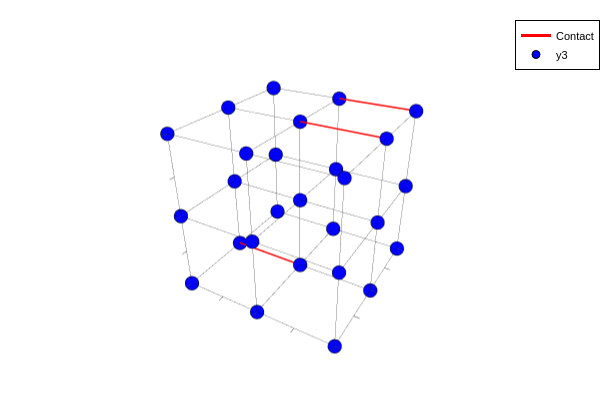

Notebook cell for this chart:
### Code cell
function plot_cube_ctc_map(x, y, z, lx, ly, lz, edges_to_highlight)
    # ----- skeleton -----
    p = plot(lx, ly, lz, color=:black, alpha=0.5, lw=1, label="")
    
    # ----- Highlighted_edges -----
    hx, hy, hz = Float64[], Float64[], Float64[]
    for (n1, n2) in edges_to_highlight
        c1 = id_to_coords(n1)
        c2 = id_to_coords(n2)
        
        append!(hx, [c1[1], c2[1], NaN])
        append!(hy, [c1[2], c2[2], NaN])
        append!(hz, [c1[3], c2[3], NaN])
    end
    
    # plotting ctcmap over skeleton
    plot!(p, hx, hy, hz, color=:red, lw=3, label="Contact")

    # ----- nodes -----
    scatter!(p, x, y, z, 
            markersize=4, 
            markercolor=:blue,
            xlims = (0, 2),
            ylims = (0, 2),
            zlims = (0, 2),
            hover = indices_hover,
            showaxis=false,
            grid=false,
            ticks=false,
            aspect_ratio=:equal)

    return p
end

# Exemple d'utilisation avec ta liste de tuples
liste_tuples = [(23, 24), (26,27), (4,5)]
p = plot_cube_ctc_map(x, y, z, lx, ly, lz, liste_tuples)
display(p)

### Figure 1 — Plotly figure (JSON) as saved in the notebook; plotly's stock layout.template omitted (floating-point values rounded to 4 significant figures)
{"data": [{"colorbar": {"len": 0.9803, "title": "", "x": 0.8268, "y": 0.5}, "legendgroup": "", "line": {"color": "rgba(0, 0, 0, 0.500)", "dash": "solid", "shape": "linear", "width": 1}, "mode": "lines", "name": "", "scene": "scene", "showlegend": false, "type": "scatter3d", "x": [0, 2], "xaxis": "x", "y": [0, 0], "yaxis": "y", "z": [0, 0], "zaxis": "z"}, {"colorbar": {"len": 0.9803, "title": "", "x": 0.8268, "y": 0.5}, "legendgroup": "", "line": {"color": "rgba(0, 0, 0, 0.500)", "dash": "solid", "shape": "linear", "width": 1}, "mode": "lines", "name": "", "scene": "scene", "showlegend": false, "type": "scatter3d", "x": [0, 0], "xaxis": "x", "y": [0, 2], "yaxis": "y", "z": [0, 0], "zaxis": "z"}, {"colorbar": {"len": 0.9803, "title": "", "x": 0.8268, "y": 0.5}, "legendgroup": "", "line": {"color": "rgba(0, 0, 0, 0.500)", "dash": "solid", "shape": "linear", "width": 1}, "mode": "lines", "name": "", "scene": "scene", "showlegend": false, "type": "scatter3d", "x": [0, 0], "xaxis": "x", "y": [0, 0], "yaxis": "y", "z": [0, 2], "zaxis": "z"}, {"colorbar": {"len": 0.9803, "title": "", "x": 0.8268, "y": 0.5}, "legendgroup": "", "line": {"color": "rgba(0, 0, 0, 0.500)", "dash": "solid", "shape": "linear", "width": 1}, "mode": "lines", "name": "", "scene": "scene", "showlegend": false, "type": "scatter3d", "x": [0, 2], "xaxis": "x", "y": [0, 0], "yaxis": "y", "z": [1, 1], "zaxis": "z"}, {"colorbar": {"len": 0.9803, "title": "", "x": 0.8268, "y": 0.5}, "legendgroup": "", "line": {"color": "rgba(0, 0, 0, 0.500)", "dash": "solid", "shape": "linear", "width": 1}, "mode": "lines", "name": "", "scene": "scene", "showlegend": false, "type": "scatter3d", "x": [0, 0], "xaxis": "x", "y": [0, 2], "yaxis": "y", "z": [1, 1], "zaxis": "z"}, {"colorbar": {"len": 0.9803, "title": "", "x": 0.8268, "y": 0.5}, "legendgroup": "", "line": {"color": "rgba(0, 0, 0, 0.500)", "dash": "solid", "shape": "linear", "width": 1}, "mode": "lines", "name": "", "scene": "scene", "showlegend": false, "type": "scatter3d", "x": [0, 0], "xaxis": "x", "y": [1, 1], "yaxis": "y", "z": [0, 2], "zaxis": "z"}, {"colorbar": {"len": 0.9803, "title": "", "x": 0.8268, "y": 0.5}, "legendgroup": "", "line": {"color": "rgba(0, 0, 0, 0.500)", "dash": "solid", "shape": "linear", "width": 1}, "mode": "lines", "name": "", "scene": "scene", "showlegend": false, "type": "scatter3d", "x": [0, 2], "xaxis": "x", "y": [0, 0], "yaxis": "y", "z": [2, 2], "zaxis": "z"}, {"colorbar": {"len": 0.9803, "title": "", "x": 0.8268, "y": 0.5}, "legendgroup": "", "line": {"color": "rgba(0, 0, 0, 0.500)", "dash": "solid", "shape": "linear", "width": 1}, "mode": "lines", "name": "", "scene": "scene", "showlegend": false, "type": "scatter3d", "x": [0, 0], "xaxis": "x", "y": [0, 2], "yaxis": "y", "z": [2, 2], "zaxis": "z"}, {"colorbar": {"len": 0.9803, "title": "", "x": 0.8268, "y": 0.5}, "legendgroup": "", "line": {"color": "rgba(0, 0, 0, 0.500)", "dash": "solid", "shape": "linear", "width": 1}, "mode": "lines", "name": "", "scene": "scene", "showlegend": false, "type": "scatter3d", "x": [0, 0], "xaxis": "x", "y": [2, 2], "yaxis": "y", "z": [0, 2], "zaxis": "z"}, {"colorbar": {"len": 0.9803, "title": "", "x": 0.8268, "y": 0.5}, "legendgroup": "", "line": {"color": "rgba(0, 0, 0, 0.500)", "dash": "solid", "shape": "linear", "width": 1}, "mode": "lines", "name": "", "scene": "scene", "showlegend": false, "type": "scatter3d", "x": [0, 2], "xaxis": "x", "y": [1, 1], "yaxis": "y", "z": [0, 0], "zaxis": "z"}, {"colorbar": {"len": 0.9803, "title": "", "x": 0.8268, "y": 0.5}, "legendgroup": "", "line": {"color": "rgba(0, 0, 0, 0.500)", "dash": "solid", "shape": "linear", "width": 1}, "mode": "lines", "name": "", "scene": "scene", "showlegend": false, "type": "scatter3d", "x": [1, 1], "xaxis": "x", "y": [0, 2], "yaxis": "y", "z": [0, 0], "zaxis": "z"}, {"colorbar": {"len": 0.9803, "title": "", "x": 0.8268, "y": 0.5}, "legendgroup": "", "line": {"color": "rgba(0, 0, 0, 0.500)", "dash": "solid", "shape": "linear", "width": 1}, "mode": "lines", "name": "", "scene": "scene", "showlegend": false, "type": "scatter3d", "x": [1, 1], "xaxis": "x", "y": [0, 0], "yaxis": "y", "z": [0, 2], "zaxis": "z"}, {"colorbar": {"len": 0.9803, "title": "", "x": 0.8268, "y": 0.5}, "legendgroup": "", "line": {"color": "rgba(0, 0, 0, 0.500)", "dash": "solid", "shape": "linear", "width": 1}, "mode": "lines", "name": "", "scene": "scene", "showlegend": false, "type": "scatter3d", "x": [0, 2], "xaxis": "x", "y": [1, 1], "yaxis": "y", "z": [1, 1], "zaxis": "z"}, {"colorbar": {"len": 0.9803, "title": "", "x": 0.8268, "y": 0.5}, "legendgroup": "", "line": {"color": "rgba(0, 0, 0, 0.500)", "dash": "solid", "shape": "linear", "width": 1}, "mode": "lines", "name": "", "scene": "scene", "showlegend": false, "type": "scatter3d", "x": [1, 1], "xaxis": "x", "y": [0, 2], "yaxis": "y", "z": [1, 1], "zaxis": "z"}, {"colorbar": {"len": 0.9803, "title": "", "x": 0.8268, "y": 0.5}, "legendgroup": "", "line": {"color": "rgba(0, 0, 0, 0.500)", "dash": "solid", "shape": "linear", "width": 1}, "mode": "lines", "name": "", "scene": "scene", "showlegend": false, "type": "scatter3d", "x": [1, 1], "xaxis": "x", "y": [1, 1], "yaxis": "y", "z": [0, 2], "zaxis": "z"}, {"colorbar": {"len": 0.9803, "title": "", "x": 0.8268, "y": 0.5}, "legendgroup": "", "line": {"color": "rgba(0, 0, 0, 0.500)", "dash": "solid", "shape": "linear", "width": 1}, "mode": "lines", "name": "", "scene": "scene", "showlegend": false, "type": "scatter3d", "x": [0, 2], "xaxis": "x", "y": [1, 1], "yaxis": "y", "z": [2, 2], "zaxis": "z"}, {"colorbar": {"len": 0.9803, "title": "", "x": 0.8268, "y": 0.5}, "legendgroup": "", "line": {"color": "rgba(0, 0, 0, 0.500)", "dash": "solid", "shape": "linear", "width": 1}, "mode": "lines", "name": "", "scene": "scene", "showlegend": false, "type": "scatter3d", "x": [1, 1], "xaxis": "x", "y": [0, 2], "yaxis": "y", "z": [2, 2], "zaxis": "z"}, {"colorbar": {"len": 0.9803, "title": "", "x": 0.8268, "y": 0.5}, "legendgroup": "", "line": {"color": "rgba(0, 0, 0, 0.500)", "dash": "solid", "shape": "linear", "width": 1}, "mode": "lines", "name": "", "scene": "scene", "showlegend": false, "type": "scatter3d", "x": [1, 1], "xaxis": "x", "y": [2, 2], "yaxis": "y", "z": [0, 2], "zaxis": "z"}, {"colorbar": {"len": 0.9803, "title": "", "x": 0.8268, "y": 0.5}, "legendgroup": "", "line": {"color": "rgba(0, 0, 0, 0.500)", "dash": "solid", "shape": "linear", "width": 1}, "mode": "lines", "name": "", "scene": "scene", "showlegend": false, "type": "scatter3d", "x": [0, 2], "xaxis": "x", "y": [2, 2], "yaxis": "y", "z": [0, 0], "zaxis": "z"}, {"colorbar": {"len": 0.9803, "title": "", "x": 0.8268, "y": 0.5}, "legendgroup": "", "line": {"color": "rgba(0, 0, 0, 0.500)", "dash": "solid", "shape": "linear", "width": 1}, "mode": "lines", "name": "", "scene": "scene", "showlegend": false, "type": "scatter3d", "x": [2, 2], "xaxis": "x", "y": [0, 2], "yaxis": "y", "z": [0, 0], "zaxis": "z"}, {"colorbar": {"len": 0.9803, "title": "", "x": 0.8268, "y": 0.5}, "legendgroup": "", "line": {"color": "rgba(0, 0, 0, 0.500)", "dash": "solid", "shape": "linear", "width": 1}, "mode": "lines", "name": "", "scene": "scene", "showlegend": false, "type": "scatter3d", "x": [2, 2], "xaxis": "x", "y": [0, 0], "yaxis": "y", "z": [0, 2], "zaxis": "z"}, {"colorbar": {"len": 0.9803, "title": "", "x": 0.8268, "y": 0.5}, "legendgroup": "", "line": {"color": "rgba(0, 0, 0, 0.500)", "dash": "solid", "shape": "linear", "width": 1}, "mode": "lines", "name": "", "scene": "scene", "showlegend": false, "type": "scatter3d", "x": [0, 2], "xaxis": "x", "y": [2, 2], "yaxis": "y", "z": [1, 1], "zaxis": "z"}, {"colorbar": {"len": 0.9803, "title": "", "x": 0.8268, "y": 0.5}, "legendgroup": "", "line": {"color": "rgba(0, 0, 0, 0.500)", "dash": "solid", "shape": "linear", "width": 1}, "mode": "lines", "name": "", "scene": "scene", "showlegend": false, "type": "scatter3d", "x": [2, 2], "xaxis": "x", "y": [0, 2], "yaxis": "y", "z": [1, 1], "zaxis": "z"}, {"colorbar": {"len": 0.9803, "title": "", "x": 0.8268, "y": 0.5}, "legendgroup": "", "line": {"color": "rgba(0, 0, 0, 0.500)", "dash": "solid", "shape": "linear", "width": 1}, "mode": "lines", "name": "", "scene": "scene", "showlegend": false, "type": "scatter3d", "x": [2, 2], "xaxis": "x", "y": [1, 1], "yaxis": "y", "z": [0, 2], "zaxis": "z"}, {"colorbar": {"len": 0.9803, "title": "", "x": 0.8268, "y": 0.5}, "legendgroup": "", "line": {"color": "rgba(0, 0, 0, 0.500)", "dash": "solid", "shape": "linear", "width": 1}, "mode": "lines", "name": "", "scene": "scene", "showlegend": false, "type": "scatter3d", "x": [0, 2], "xaxis": "x", "y": [2, 2], "yaxis": "y", "z": [2, 2], "zaxis": "z"}, {"colorbar": {"len": 0.9803, "title": "", "x": 0.8268, "y": 0.5}, "legendgroup": "", "line": {"color": "rgba(0, 0, 0, 0.500)", "dash": "solid", "shape": "linear", "width": 1}, "mode": "lines", "name": "", "scene": "scene", "showlegend": false, "type": "scatter3d", "x": [2, 2], "xaxis": "x", "y": [0, 2], "yaxis": "y", "z": [2, 2], "zaxis": "z"}, {"colorbar": {"len": 0.9803, "title": "", "x": 0.8268, "y": 0.5}, "legendgroup": "", "line": {"color": "rgba(0, 0, 0, 0.500)", "dash": "solid", "shape": "linear", "width": 1}, "mode": "lines", "name": "", "scene": "scene", "showlegend": false, "type": "scatter3d", "x": [2, 2], "xaxis": "x", "y": [2, 2], "yaxis": "y", "z": [0, 2], "zaxis": "z"}, {"colorbar": {"len": 0.9803, "title": "", "x": 0.8268, "y": 0.5}, "legendgroup": "Contact", "line": {"color": "rgba(255, 0, 0, 1.000)", "dash": "solid", "shape": "linear", "width": 3}, "mode": "lines", "name": "Contact", "scene": "scene", "showlegend": true, "type": "scatter3d", "x": [1, 2], "xaxis": "x", "y": [1, 1], "yaxis": "y", "z": [2, 2], "zaxis": "z"}, {"colorbar": {"len": 0.9803, "title": "", "x": 0.8268, "y": 0.5}, "legendgroup": "Contact", "line": {"color": "rgba(255, 0, 0, 1.000)", "dash": "solid", "shape": "linear", "width": 3}, "mode": "lines", "name": "Contact", "scene": "scene", "showlegend": false, "type": "scatter3d", "x": [1, 2], "xaxis": "x", "y": [2, 2], "yaxis": "y", "z": [2, 2], "zaxis": "z"}, {"colorbar": {"len": 0.9803, "title": "", "x": 0.8268, "y": 0.5}, "legendgroup": "Contact", "line": {"color": "rgba(255, 0, 0, 1.000)", "dash": "solid", "shape": "linear", "width": 3}, "mode": "lines", "name": "Contact", "scene": "scene", "showlegend": false, "type": "scatter3d", "x": [0, 1], "xaxis": "x", "y": [1, 1], "yaxis": "y", "z": [0, 0], "zaxis": "z"}, {"colorbar": {"len": 0.9803, "title": "", "x": 0.8268, "y": 0.5}, "hoverinfo": "text", "legendgroup": "y3", "marker": {"color": "rgba(0, 0, 255, 1.000)", "line": {"color": "rgba(0, 0, 0, 1.000)", "width": 1}, "size": 8, "symbol": "circle"}, "mode": "markers", "name": "y3", "scene": "scene", "showlegend": true, "text": [1, 2, 3, 4, 5, 6, 7, 8, 9, 10, 11, 12, 13, 14, 15, 16, 17, 18, 19, 20, 21, 22, 23, 24, 25, 26, 27], "type": "scatter3d", "x": [0, 1, 2, 0, 1, 2, 0, 1, 2, 0, 1, 2, 0, 1, 2, 0, 1, 2, 0, 1, 2, 0, 1, 2, 0, 1, 2], "xaxis": "x", "y": [0, 0, 0, 1, 1, 1, 2, 2, 2, 0, 0, 0, 1, 1, 1, 2, 2, 2, 0, 0, 0, 1, 1, 1, 2, 2, 2], "yaxis": "y", "z": [0, 0, 0, 0, 0, 0, 0, 0, 0, 1, 1, 1, 1, 1, 1, 1, 1, 1, 2, 2, 2, 2, 2, 2, 2, 2, 2], "zaxis": "z"}], "layout": {"annotations": [], "height": 400, "legend": {"bgcolor": "rgba(255, 255, 255, 1.000)", "bordercolor": "rgba(0, 0, 0, 1.000)", "borderwidth": 1, "font": {"color": "rgba(0, 0, 0, 1.000)", "family": "sans-serif", "size": 11}, "title": {"font": {"color": "rgba(0, 0, 0, 1.000)", "family": "sans-serif", "size": 15}, "text": ""}, "tracegroupgap": 0, "traceorder": "normal", "x": 1, "xanchor": "auto", "y": 1, "yanchor": "auto"}, "margin": {"b": 20, "l": 0, "r": 0, "t": 20}, "paper_bgcolor": "rgba(255, 255, 255, 1.000)", "plot_bgcolor": "rgba(255, 255, 255, 1.000)", "scene": {"camera": {"eye": {"x": 1.126, "y": -1.95, "z": 1.3}, "projection": "orthographic"}, "domain": {"x": [0.1732, 0.8268], "y": [0.009843, 0.9902]}, "xaxis": {"gridcolor": "rgba(0, 0, 0, 0.100)", "gridwidth": 0.5, "linecolor": "rgba(0, 0, 0, 1.000)", "mirror": false, "range": [0, 2], "showgrid": false, "showline": false, "showticklabels": false, "tickangle": 0, "ticks": "inside", "title": "", "type": "-", "visible": true, "zeroline": false, "zerolinecolor": "rgba(0, 0, 0, 1.000)"}, "yaxis": {"gridcolor": "rgba(0, 0, 0, 0.100)", "gridwidth": 0.5, "linecolor": "rgba(0, 0, 0, 1.000)", "mirror": false, "range": [0, 2], "showgrid": false, "showline": false, "showticklabels": false, "tickangle": 0, "ticks": "inside", "title": "", "type": "-", "visible": true, "zeroline": false, "zerolinecolor": "rgba(0, 0, 0, 1.000)"}, "zaxis": {"gridcolor": "rgba(0, 0, 0, 0.100)", "gridwidth": 0.5, "linecolor": "rgba(0, 0, 0, 1.000)", "mirror": false, "range": [0, 2], "showgrid": false, "showline": false, "showticklabels": false, "tickangle": 0, "ticks": "inside", "title": "", "type": "-", "visible": true, "zeroline": false, "zerolinecolor": "rgba(0, 0, 0, 1.000)"}}, "showlegend": true, "width": 600}}
